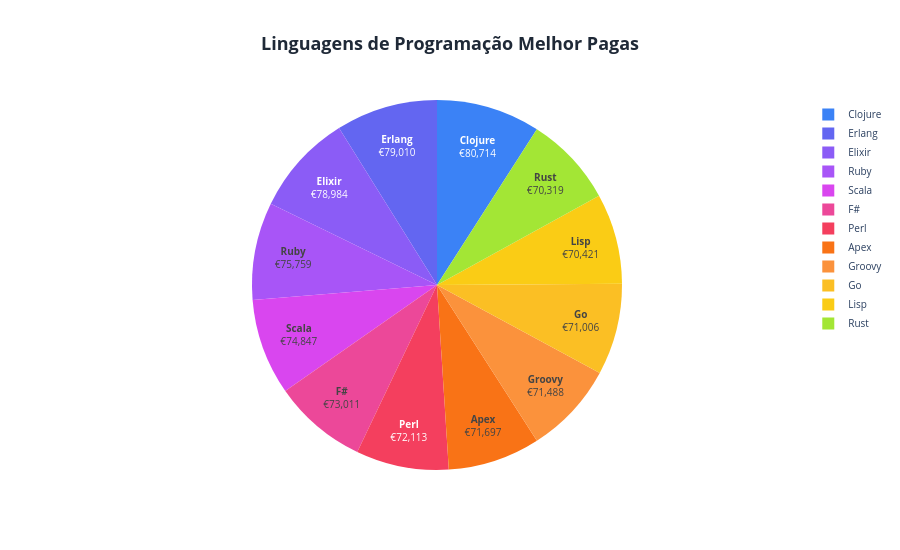

The cell this chart's notebook holds for it:
### Code cell
# ===== CRIAR GRÁFICO PLOTLY - LINGUAGENS MELHOR PAGAS (PIE CHART) =====
# Cores personalizadas (gradiente de azul a roxo para tecnologia)
colors = ['#3b82f6', '#6366f1', '#8b5cf6', '#a855f7', '#d946ef', '#ec4899', '#f43f5e', '#f97316', '#fb923c', '#fbbf24', '#facc15', '#a3e635']

# Obter contagem de utilizadores para cada linguagem
user_counts = top_12_langs['Count'].tolist()

fig_langs = go.Figure(data=[
    go.Pie(
        labels=languages_list,
        values=salaries_list,
        customdata=user_counts,
        marker=dict(colors=colors),
        textposition='inside',
        textinfo='label+value',
        texttemplate='<b>%{label}</b><br>€%{value:,.0f}',
        hovertemplate='<b>%{label}</b><br>Salário Médio: €%{value:,.0f}<br>Utilizadores: %{customdata:,}<extra></extra>',
    )
])

fig_langs.update_layout(
    title={
        'text': '<b>Linguagens de Programação Melhor Pagas</b>',
        'x': 0.5,
        'xanchor': 'center',
        'font': {'size': 18, 'color': '#1f2937'}
    },
    font=dict(size=10),
    paper_bgcolor='rgba(0,0,0,0)',
    height=550,
    template='plotly_white'
)

fig_langs.show()

print("✅ Gráfico de pizza (linguagens) gerado com sucesso!")

# ===== EXPORTAR HTML =====
html_output_langs = fig_langs.to_html(include_plotlyjs=True, config={'responsive': True})

output_path_langs = 'Public/assets/languages_pie_salary.html'
with open(output_path_langs, 'w', encoding='utf-8') as f:
    f.write(html_output_langs)

print(f"✅ Ficheiro exportado: {output_path_langs}")

# Resumo
print(f"\n📊 RESUMO - TOP 12 LINGUAGENS MELHOR PAGAS:")
for i, (lang, sal, count) in enumerate(zip(languages_list, salaries_list, user_counts), 1):
    print(f"   {i:2d}. {lang:15s} €{sal:6,.0f} ({int(count):5d} utilizadores)")

### Figure 1 — Plotly figure (JSON) as saved in the notebook; plotly's stock layout.template omitted (floating-point values rounded to 4 significant figures)
{"data": [{"customdata": [735, 518, 1235, 3137, 1535, 508, 1480, 500, 2000, 8084, 886, 7526], "hovertemplate": "<b>%{label}</b><br>Salário Médio: €%{value:,.0f}<br>Utilizadores: %{customdata:,}<extra></extra>", "labels": ["Clojure", "Erlang", "Elixir", "Ruby", "Scala", "F#", "Perl", "Apex", "Groovy", "Go", "Lisp", "Rust"], "marker": {"colors": ["#3b82f6", "#6366f1", "#8b5cf6", "#a855f7", "#d946ef", "#ec4899", "#f43f5e", "#f97316", "#fb923c", "#fbbf24", "#facc15", "#a3e635"]}, "textinfo": "label+value", "textposition": "inside", "texttemplate": "<b>%{label}</b><br>€%{value:,.0f}", "type": "pie", "values": [80714, 79010, 78984, 75759, 74847, 73011, 72113, 71697, 71488, 71006, 70421, 70319]}], "layout": {"font": {"size": 10}, "height": 550, "paper_bgcolor": "rgba(0,0,0,0)", "title": {"font": {"color": "#1f2937", "size": 18}, "text": "<b>Linguagens de Programação Melhor Pagas</b>", "x": 0.5, "xanchor": "center"}}}
